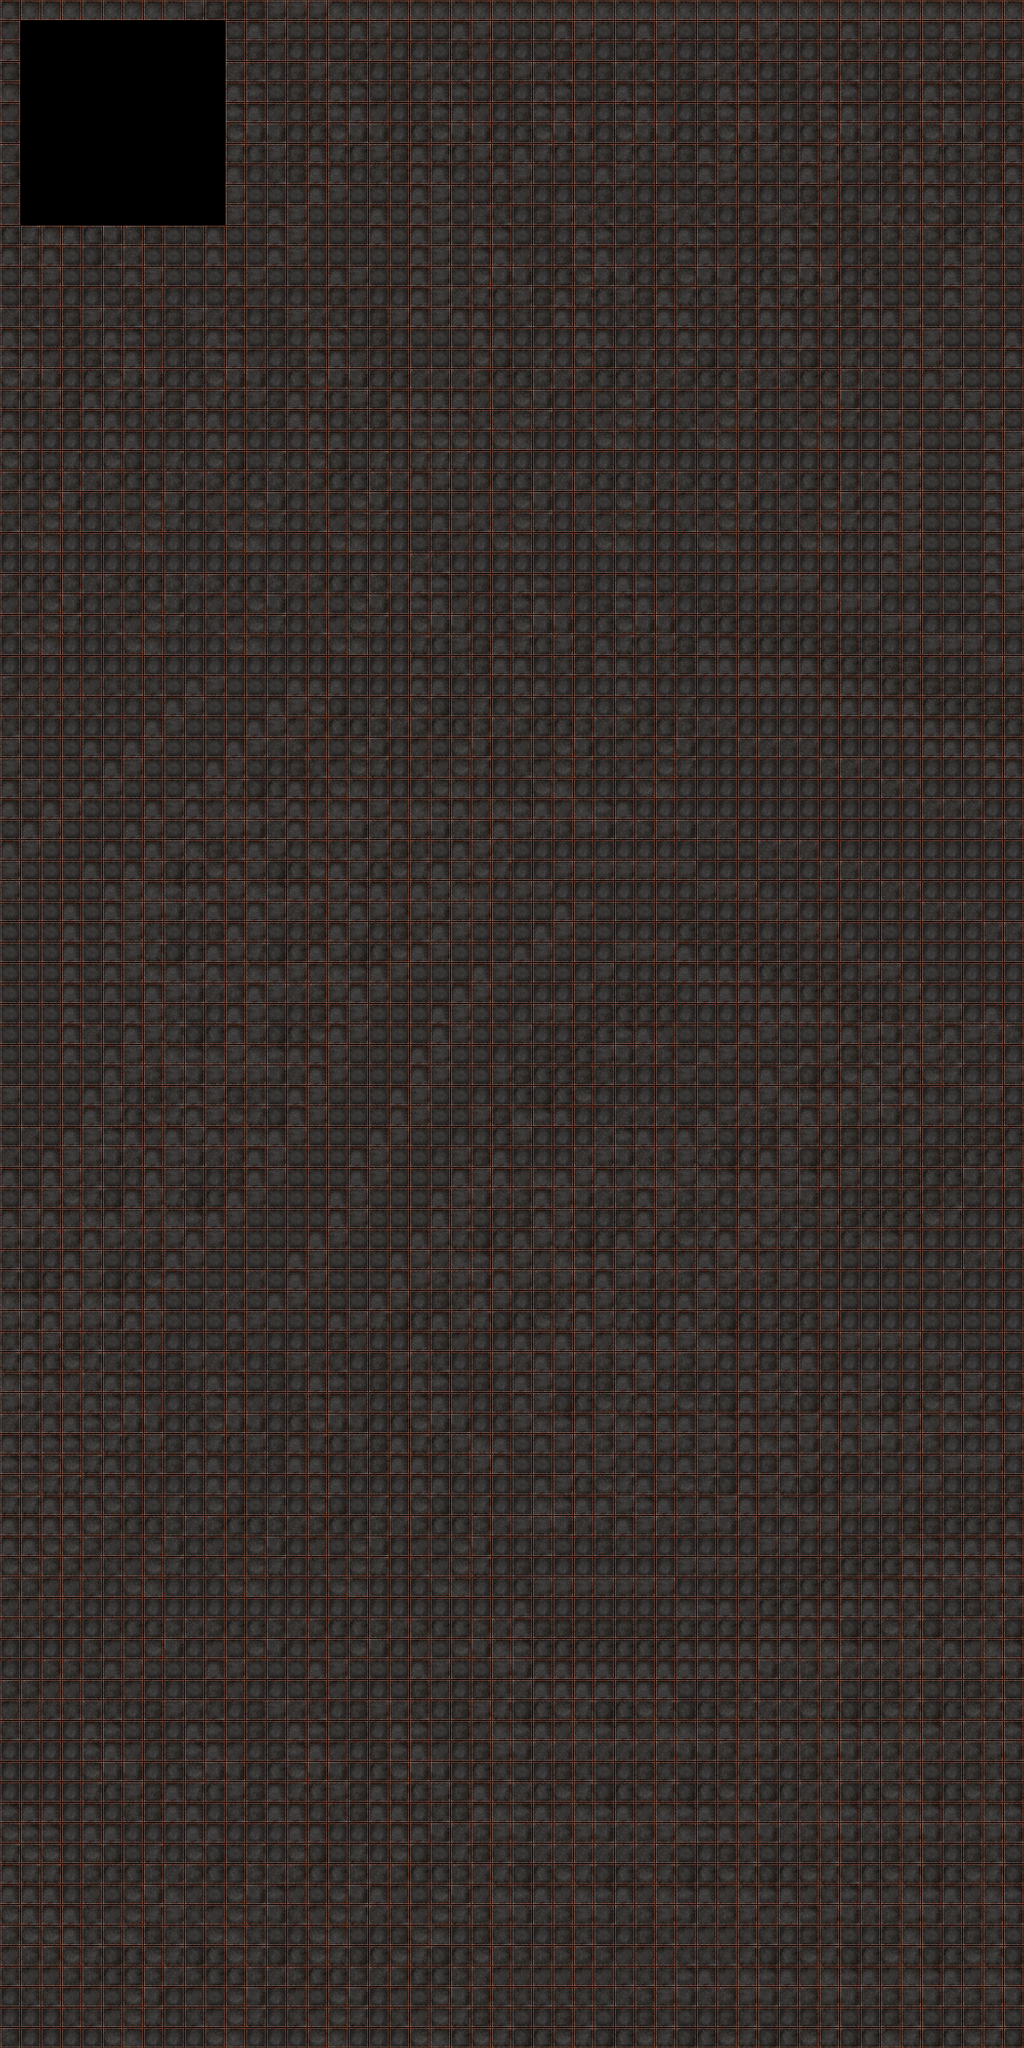

This game map was drawn from its Tiled (.tmx) file and the tilesets committed beside it. A one-line description and the trimmed map source follow:
An orthogonal 50x100 tile map with 64x64 px tiles, 1 tile layer (walls), 1 hidden layer not drawn, 2 tilesets.

<map version="1.0" orientation="orthogonal" renderorder="right-down" width="50" height="100" tilewidth="64" tileheight="64" nextobjectid="1">
 <tileset firstgid="1" name="tile_1" tilewidth="64" tileheight="64" tilecount="16">
  <image source="tile_1.png" width="256" height="256" />
 </tileset>
 <tileset firstgid="17" name="tile_2" tilewidth="64" tileheight="64" tilecount="16">
  <image source="tile_2.png" width="256" height="256" />
  <tile id="0">
   <properties>
    <property name="blocked" value="true" />
   </properties>
  </tile>
 </tileset>
 <layer name="bottom" width="50" height="100" visible="0">
  <data>[5000 cells, 4961 non-empty, 12 distinct tile ids]</data>
 </layer>
 <layer name="walls" width="50" height="100">
  <properties>
   <property name="blocked" value="true" />
  </properties>
  <data>[5000 cells, 4900 non-empty, 16 distinct tile ids]</data>
 </layer>
</map>
